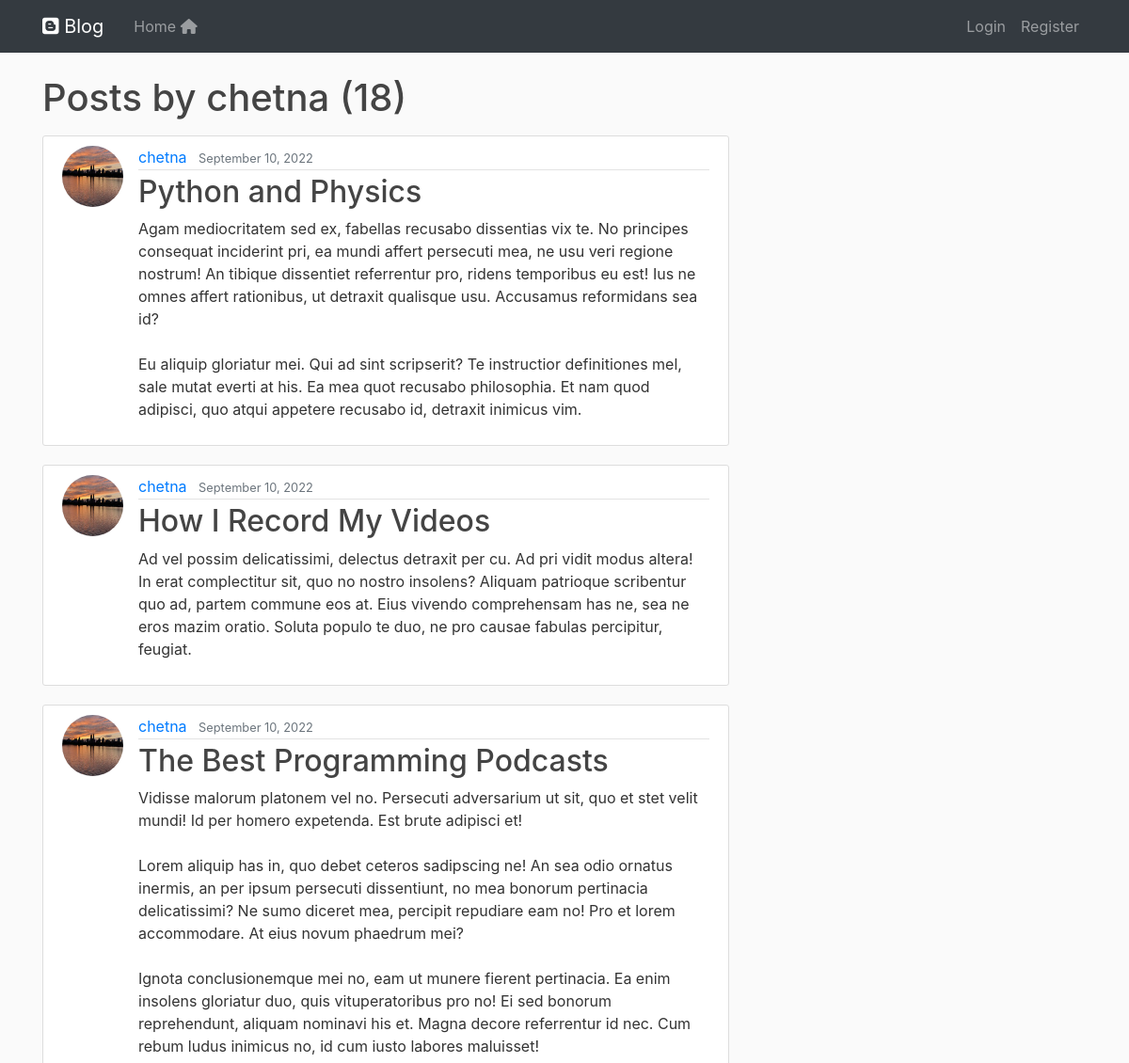
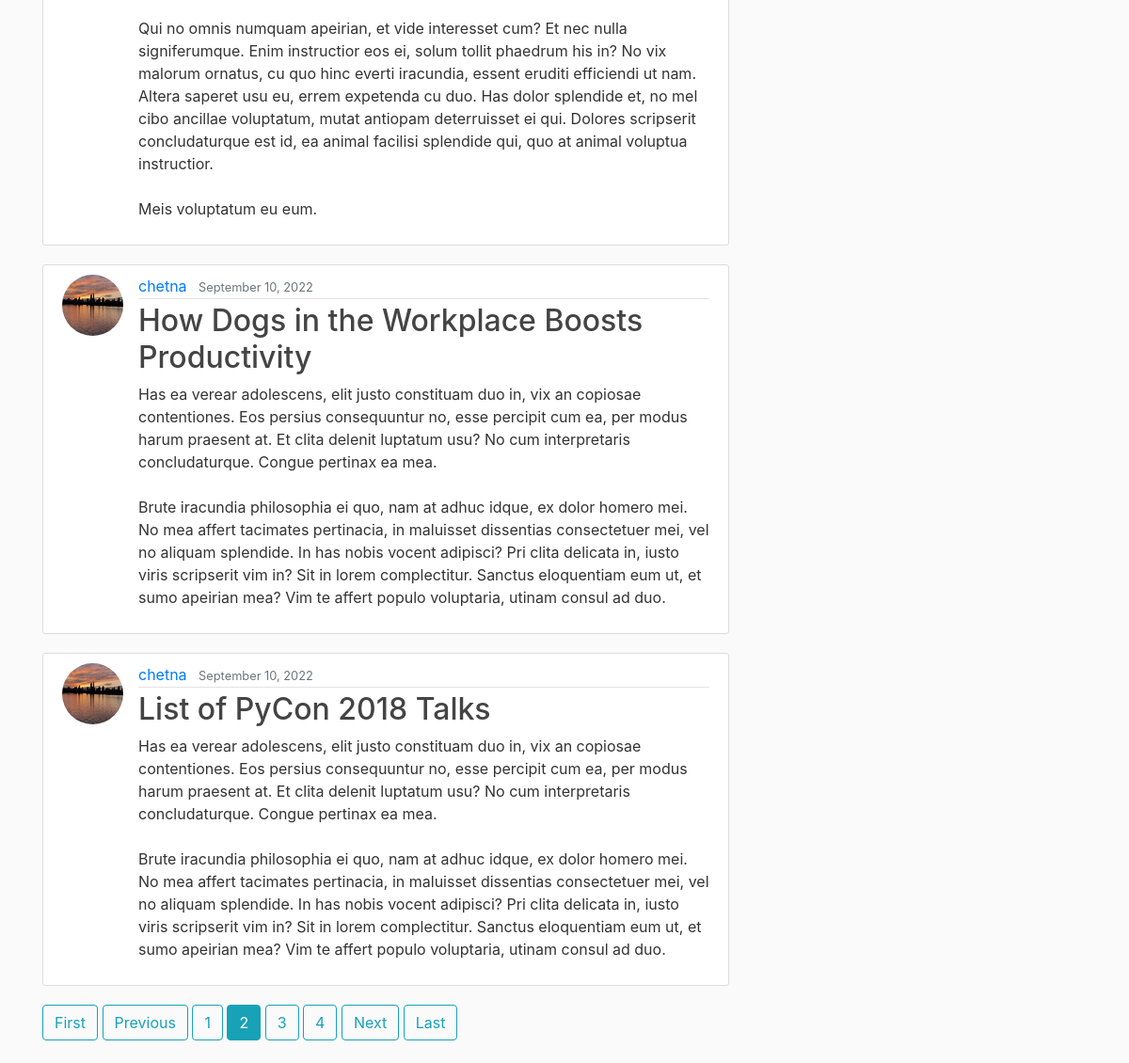
Screenshot of /user/chetna?page=2 with the database file from the repository (2 pictures, top to bottom).
### blog/models.py (models this page shows, shortened)
class Post(models.Model):
    title = models.CharField(max_length=100)
    content = models.TextField()
    date_posted = models.DateTimeField(default=timezone.now)
    author = models.ForeignKey(User, on_delete= models.CASCADE)

### users/models.py (models this page shows, shortened)
class Profile(models.Model):
    user = models.OneToOneField(User, on_delete= models.CASCADE)
    image = models.ImageField(default = 'default.jpg', upload_to='profile_pics')

### blog/views.py (the view)
# urls.py: path('user/<str:username>', UserPostListView.as_view(), name='user-posts'),
class UserPostListView(ListView):
    model = Post
    template_name = 'blog/user_posts.html'  # <app>/<model>_<viewtype>.html
    context_object_name = 'posts'
    paginate_by = 5
    def get_queryset(self):
        user = get_object_or_404(User, username=self.kwargs.get('username'))
        return Post.objects.filter(author=user).order_by('-date_posted')

### blog/templates/blog/user_posts.html
{% extends "blog/base.html" %}
{% block content %}
    <h1 class="mb-3">Posts by {{ view.kwargs.username }} ({{ page_obj.paginator.count }})</h1>
    {% for post in posts %}
        <article class="media content-section">
          <img class="rounded-circle article-img" src="{{ post.author.profile.image.url }}">
          <div class="media-body">
            <div class="article-metadata">
              <a class="mr-2" href="{% url 'user-posts' post.author.username %}">{{ post.author }}</a>
              <small class="text-muted">{{ post.date_posted|date:"F d, Y" }}</small>
            </div>
            <h2><a class="article-title" href="{% url 'post-detail' post.id %}">{{ post.title }}</a></h2>
            <p class="article-content">{{ post.content }}</p>
          </div>
        </article>
    {% endfor %}
    {% if is_paginated %}
      {% if page_obj.has_previous %}
        <a class="btn btn-outline-info mb-4" href="?page=1">First</a>
        <a class="btn btn-outline-info mb-4" href="?page={{ page_obj.previous_page_number }}">Previous</a>
      {% endif %}
      {% for num in page_obj.paginator.page_range %}
        {% if page_obj.number == num %}
          <a class="btn btn-info mb-4" href="?page={{ num }}">{{ num }}</a>
        {% elif num > page_obj.number|add:'-3' and num < page_obj.number|add:'3' %}
          <a class="btn btn-outline-info mb-4" href="?page={{ num }}">{{ num }}</a>
        {% endif %}
      {% endfor %}
      {% if page_obj.has_next %}
        <a class="btn btn-outline-info mb-4" href="?page={{ page_obj.next_page_number }}">Next</a>
        <a class="btn btn-outline-info mb-4" href="?page={{ page_obj.paginator.num_pages }}">Last</a>
      {% endif %}
    {% endif %}
{% endblock content %}

### blog/static/blog/main.css (style rules this page uses)
h1, h2, h3, h4, h5, h6 { color: #444444; }
.content-section { background: #ffffff; padding: 10px 20px; border: 1px solid #dddddd; border-radius: 3px; margin-bottom: 20px; }
.article-title { color: #444444; }
.article-content { white-space: pre-line; }
.article-img { height: 65px; width: 65px; margin-right: 16px; }
.article-metadata { padding-bottom: 1px; margin-bottom: 4px; border-bottom: 1px solid #e3e3e3 }

### rows the page displays
Post: author.profile.image (picture), author "chetna", date_posted "September 10, 2022", title "Python and Physics", content "Agam mediocritatem sed ex, fabellas recusabo dissentias vix te. No principes consequat inciderint pri, ea mundi affert persecuti mea, ne usu veri regione nostrum! An tibique dissentiet referrentur pro, ridens temporibus eu est! Ius ne omnes affert rationibus, ut detraxit qualisque usu. Accusamus reformidans sea id? Eu aliquip gloriatur mei. Qui ad sint scripserit? Te instructior definitiones mel, sale mutat everti at his. Ea mea quot recusabo philosophia. Et nam quod adipisci, quo atqui appetere recusabo id, detraxit inimicus vim."
Post: author.profile.image (picture), author "chetna", date_posted "September 10, 2022", title "How I Record My Videos", content "Ad vel possim delicatissimi, delectus detraxit per cu. Ad pri vidit modus altera! In erat complectitur sit, quo no nostro insolens? Aliquam patrioque scribentur quo ad, partem commune eos at. Eius vivendo comprehensam has ne, sea ne eros mazim oratio. Soluta populo te duo, ne pro causae fabulas percipitur, feugiat."
Post: author.profile.image (picture), author "chetna", date_posted "September 10, 2022", title "The Best Programming Podcasts", content "Vidisse malorum platonem vel no. Persecuti adversarium ut sit, quo et stet velit mundi! Id per homero expetenda. Est brute adipisci et! Lorem aliquip has in, quo debet ceteros sadipscing ne! An sea odio ornatus inermis, an per ipsum persecuti dissentiunt, no mea bonorum pertinacia delicatissimi? Ne sumo diceret mea, percipit repudiare eam no! Pro et lorem accommodare. At eius novum phaedrum mei? Ignota conclusionemque mei no, eam ut munere fierent pertinacia. Ea enim insolens gloriatur duo, quis vituperatoribus pro no! Ei sed bonorum reprehendunt, aliquam nominavi his et. Magna decore referrentur id nec. Cum rebum ludus inimicus no, id cum iusto labores maluisset! Qui no omnis numquam…"
Post: author.profile.image (picture), author "chetna", date_posted "September 10, 2022", title "How Dogs in the Workplace Boosts Productivity", content "Has ea verear adolescens, elit justo constituam duo in, vix an copiosae contentiones. Eos persius consequuntur no, esse percipit cum ea, per modus harum praesent at. Et clita delenit luptatum usu? No cum interpretaris concludaturque. Congue pertinax ea mea. Brute iracundia philosophia ei quo, nam at adhuc idque, ex dolor homero mei. No mea affert tacimates pertinacia, in maluisset dissentias consectetuer mei, vel no aliquam splendide. In has nobis vocent adipisci? Pri clita delicata in, iusto viris scripserit vim in? Sit in lorem complectitur. Sanctus eloquentiam eum ut, et sumo apeirian mea? Vim te affert populo voluptaria, utinam consul ad duo."
Post: author.profile.image (picture), author "chetna", date_posted "September 10, 2022", title "List of PyCon 2018 Talks", content "Has ea verear adolescens, elit justo constituam duo in, vix an copiosae contentiones. Eos persius consequuntur no, esse percipit cum ea, per modus harum praesent at. Et clita delenit luptatum usu? No cum interpretaris concludaturque. Congue pertinax ea mea. Brute iracundia philosophia ei quo, nam at adhuc idque, ex dolor homero mei. No mea affert tacimates pertinacia, in maluisset dissentias consectetuer mei, vel no aliquam splendide. In has nobis vocent adipisci? Pri clita delicata in, iusto viris scripserit vim in? Sit in lorem complectitur. Sanctus eloquentiam eum ut, et sumo apeirian mea? Vim te affert populo voluptaria, utinam consul ad duo."

### other values shown
{{ view.kwargs.username }} "chetna"
{{ page_obj.paginator.count }} "18"
{{ num }} "1" "3" "4"
{{ num }} "2"
